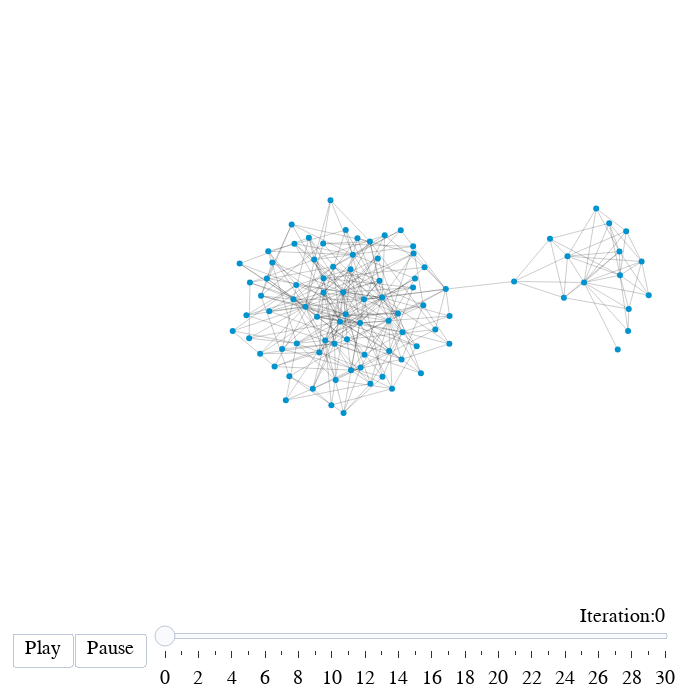

Notebook code for this chart:
### Code cell
_layout: Any = layout.copy()
no_col = 'rgba(0, 0, 0, 0)'
axis_desc: dict = dict(
    linecolor=no_col, gridcolor=no_col, zerolinecolor=no_col, zerolinewidth=0,
    visible=False, range=(-1.1, 1.1), autorange=False,
)

_layout.update(dict(
    width=700, height=700,
    xaxis=axis_desc, yaxis=axis_desc,
))

def _plot(G: nx.Graph, pos: dict, groups: Iterable[set]):
    colors = "#0093CD, #FF9447, #90EA85".split(", ")
    glookup = {}
    for i, g in enumerate(groups):
        for v in g:
            glookup[v] = i
    cs = [colors[glookup[v]] for v in G.nodes]
    n_plot = go.Scatter(
            x=[x for i, (x, y) in enumerate(pos.values())],
            y=[y for i, (x, y) in enumerate(pos.values())],
            mode="markers", showlegend=False,
            marker=dict(
                color=cs,
            )
        )

    edges = []
    for a, b in G.edges:
        edges += [(pos[a]), (pos[b]), (None, None)]
    e_plot = go.Scatter(
        x=[x for x, y in edges], y=[y for x, y in edges],
        mode="lines", showlegend=False,
        line=dict(width=1, color="rgba(0, 0, 0, 0.2)"),
    )
    plots = (e_plot, n_plot)
    return plots

frames = []
sliders_dict = {
    "active": 0,
    "yanchor": "top",
    "xanchor": "left",
    "currentvalue": {
        "font": {"size": 20},
        "prefix": "Iteration:",
        "visible": True,
        "xanchor": "right"
    },
    "transition": {"duration": 0, "easing": "cubic-in-out"},
    "pad": {"b": 10, "t": 50},
    "len": 0.9,
    "x": 0.1,
    "y": 0,
    "steps": []
}
for i, clusters in enumerate(iterations):
    slider_step = {
        "args": [
            [i],
            {"frame": {"duration": 100, "redraw": False},
            "mode": "immediate",
            "transition": {"duration": 0}}
        ],
        "label": i,
        "method": "animate"
    }
    sliders_dict["steps"].append(slider_step)
    frames.append(go.Frame(data=_plot(G, pos, clusters), name=str(i)))

fig = go.Figure(
    data=_plot(G, pos, iterations[0]),
    layout=go.Layout(
        updatemenus=[
            {
                "buttons": [
                    {
                        "args": [None, {"frame": {"duration": 100, "redraw": False},
                                        "fromcurrent": True, "transition": {"duration": 100,
                                                                            "easing": "quadratic-in-out"}}],
                        "label": "Play",
                        "method": "animate"
                    },
                    {
                        "args": [[None], {"frame": {"duration": 0, "redraw": False},
                                        "mode": "immediate",
                                        "transition": {"duration": 0}}],
                        "label": "Pause",
                        "method": "animate"
                    }
                ],
                "direction": "left",
                "pad": {"r": 10, "t": 87},
                "showactive": False,
                "type": "buttons",
                "x": 0.1,
                "xanchor": "right",
                "y": 0,
                "yanchor": "top"
            }
        ],
        sliders = [sliders_dict],
        **_layout
    ),
    frames=frames,
)

fig.show()

### Figure 1 — Plotly figure (JSON) as saved in the notebook; plotly's stock layout.template omitted (floating-point values rounded to 4 significant figures; data arrays with more than 128 entries replaced by an {"elided": "..."} marker saying what was removed)
{"data": [{"line": {"color": "rgba(0, 0, 0, 0.2)", "width": 1}, "mode": "lines", "showlegend": false, "type": "scatter", "x": {"elided": "987 float values"}, "y": {"elided": "987 float values"}}, {"marker": {"color": ["#0093CD", "#0093CD", "#0093CD", "#0093CD", "#0093CD", "#0093CD", "#0093CD", "#0093CD", "#0093CD", "#0093CD", "#0093CD", "#0093CD", "#0093CD", "#0093CD", "#0093CD", "#0093CD", "#0093CD", "#0093CD", "#0093CD", "#0093CD", "#0093CD", "#0093CD", "#0093CD", "#0093CD", "#0093CD", "#0093CD", "#0093CD", "#0093CD", "#0093CD", "#0093CD", "#0093CD", "#0093CD", "#0093CD", "#0093CD", "#0093CD", "#0093CD", "#0093CD", "#0093CD", "#0093CD", "#0093CD", "#0093CD", "#0093CD", "#0093CD", "#0093CD", "#0093CD", "#0093CD", "#0093CD", "#0093CD", "#0093CD", "#0093CD", "#0093CD", "#0093CD", "#0093CD", "#0093CD", "#0093CD", "#0093CD", "#0093CD", "#0093CD", "#0093CD", "#0093CD", "#0093CD", "#0093CD", "#0093CD", "#0093CD", "#0093CD", "#0093CD", "#0093CD", "#0093CD", "#0093CD", "#0093CD", "#0093CD", "#0093CD", "#0093CD", "#0093CD", "#0093CD", "#0093CD", "#0093CD", "#0093CD", "#0093CD", "#0093CD", "#0093CD", "#0093CD", "#0093CD", "#0093CD", "#0093CD", "#0093CD", "#0093CD", "#0093CD", "#0093CD", "#0093CD"]}, "mode": "markers", "showlegend": false, "type": "scatter", "x": [0.7538, 0.973, 0.8885, 0.882, 0.9214, 0.8906, 1, 0.6908, 0.924, 0.8494, 0.6769, 0.9141, 0.4875, 0.8, 0.6241, 0.2278, -0.1536, -0.3068, -0.05936, -0.08368, -0.4327, -0.1629, -0.0142, -0.2315, -0.3526, 0.01026, -0.2624, 0.04538, 0.1168, 0.05907, -0.1262, -0.2377, -0.005058, -0.5179, -0.2079, -0.09896, -0.175, -0.1349, -0.2735, -0.5571, -0.5313, -0.4756, -0.479, -0.4443, -0.08172, -0.2392, -0.521, -0.4482, -0.1087, -0.5835, -0.1915, -0.4533, -0.1332, 0.06271, -0.1961, -0.1615, -0.3812, -0.2936, -0.02482, -0.2377, -0.3394, 0.1031, -0.1532, -0.01353, 0.01212, -0.1486, -0.06126, 0.1052, -0.3486, -0.0966, 0.05624, -0.03123, -0.3953, -0.3416, 0.2421, -0.2539, 0.1104, 0.2412, -0.2786, -0.2012, 0.02296, 0.133, 0.142, 0.1034, -0.4241, -0.2112, -0.3678, -0.3591, 0.1467, 0.1877], "y": [0.09274, 0.1878, 0.2326, -0.2108, -0.1267, 0.1254, 0.03534, 0.2119, -0.02732, 0.3607, 0.024, 0.3253, 0.09785, 0.4275, 0.2905, 0.06297, -0.05125, -0.0167, -0.3652, 0.01684, 0.1837, 0.04886, 0.02439, -0.1692, 0.01673, -0.07996, -0.06252, -0.04772, -0.1957, -0.2552, 0.2186, 0.04728, 0.3062, 0.09246, -0.4623, -0.09067, -0.08464, 0.1526, 0.1964, 0.1783, -0.0551, 0.03257, -0.2298, -0.03694, -0.2341, 0.2691, -0.1592, 0.2342, 0.293, -0.1263, -0.3488, 0.1114, -0.3042, -0.132, -0.1839, -0.4979, -0.44, 0.2957, 0.101, 0.1118, -0.1829, 0.06975, 0.3302, -0.3344, -0.2171, -0.1642, 0.2778, 0.2238, 0.2687, -0.2925, 0.3297, 0.2013, -0.208, 0.08135, -0.05891, -0.2237, 0.1108, -0.1843, -0.3877, 0.1645, -0.3877, -0.318, -0.01064, 0.2566, -0.2877, 0.4652, -0.3313, 0.3559, 0.1617, -0.1201]}], "layout": {"autosize": true, "font": {"color": "black", "family": "Times New Roman", "size": 20}, "height": 700, "margin": {"b": 60, "l": 60, "pad": 5, "r": 25, "t": 60}, "plot_bgcolor": "white", "sliders": [{"active": 0, "currentvalue": {"font": {"size": 20}, "prefix": "Iteration:", "visible": true, "xanchor": "right"}, "len": 0.9, "pad": {"b": 10, "t": 50}, "steps": [{"args": [[0], {"frame": {"duration": 100, "redraw": false}, "mode": "immediate", "transition": {"duration": 0}}], "label": "0", "method": "animate"}, {"args": [[1], {"frame": {"duration": 100, "redraw": false}, "mode": "immediate", "transition": {"duration": 0}}], "label": "1", "method": "animate"}, {"args": [[2], {"frame": {"duration": 100, "redraw": false}, "mode": "immediate", "transition": {"duration": 0}}], "label": "2", "method": "animate"}, {"args": [[3], {"frame": {"duration": 100, "redraw": false}, "mode": "immediate", "transition": {"duration": 0}}], "label": "3", "method": "animate"}, {"args": [[4], {"frame": {"duration": 100, "redraw": false}, "mode": "immediate", "transition": {"duration": 0}}], "label": "4", "method": "animate"}, {"args": [[5], {"frame": {"duration": 100, "redraw": false}, "mode": "immediate", "transition": {"duration": 0}}], "label": "5", "method": "animate"}, {"args": [[6], {"frame": {"duration": 100, "redraw": false}, "mode": "immediate", "transition": {"duration": 0}}], "label": "6", "method": "animate"}, {"args": [[7], {"frame": {"duration": 100, "redraw": false}, "mode": "immediate", "transition": {"duration": 0}}], "label": "7", "method": "animate"}, {"args": [[8], {"frame": {"duration": 100, "redraw": false}, "mode": "immediate", "transition": {"duration": 0}}], "label": "8", "method": "animate"}, {"args": [[9], {"frame": {"duration": 100, "redraw": false}, "mode": "immediate", "transition": {"duration": 0}}], "label": "9", "method": "animate"}, {"args": [[10], {"frame": {"duration": 100, "redraw": false}, "mode": "immediate", "transition": {"duration": 0}}], "label": "10", "method": "animate"}, {"args": [[11], {"frame": {"duration": 100, "redraw": false}, "mode": "immediate", "transition": {"duration": 0}}], "label": "11", "method": "animate"}, {"args": [[12], {"frame": {"duration": 100, "redraw": false}, "mode": "immediate", "transition": {"duration": 0}}], "label": "12", "method": "animate"}, {"args": [[13], {"frame": {"duration": 100, "redraw": false}, "mode": "immediate", "transition": {"duration": 0}}], "label": "13", "method": "animate"}, {"args": [[14], {"frame": {"duration": 100, "redraw": false}, "mode": "immediate", "transition": {"duration": 0}}], "label": "14", "method": "animate"}, {"args": [[15], {"frame": {"duration": 100, "redraw": false}, "mode": "immediate", "transition": {"duration": 0}}], "label": "15", "method": "animate"}, {"args": [[16], {"frame": {"duration": 100, "redraw": false}, "mode": "immediate", "transition": {"duration": 0}}], "label": "16", "method": "animate"}, {"args": [[17], {"frame": {"duration": 100, "redraw": false}, "mode": "immediate", "transition": {"duration": 0}}], "label": "17", "method": "animate"}, {"args": [[18], {"frame": {"duration": 100, "redraw": false}, "mode": "immediate", "transition": {"duration": 0}}], "label": "18", "method": "animate"}, {"args": [[19], {"frame": {"duration": 100, "redraw": false}, "mode": "immediate", "transition": {"duration": 0}}], "label": "19", "method": "animate"}, {"args": [[20], {"frame": {"duration": 100, "redraw": false}, "mode": "immediate", "transition": {"duration": 0}}], "label": "20", "method": "animate"}, {"args": [[21], {"frame": {"duration": 100, "redraw": false}, "mode": "immediate", "transition": {"duration": 0}}], "label": "21", "method": "animate"}, {"args": [[22], {"frame": {"duration": 100, "redraw": false}, "mode": "immediate", "transition": {"duration": 0}}], "label": "22", "method": "animate"}, {"args": [[23], {"frame": {"duration": 100, "redraw": false}, "mode": "immediate", "transition": {"duration": 0}}], "label": "23", "method": "animate"}, {"args": [[24], {"frame": {"duration": 100, "redraw": false}, "mode": "immediate", "transition": {"duration": 0}}], "label": "24", "method": "animate"}, {"args": [[25], {"frame": {"duration": 100, "redraw": false}, "mode": "immediate", "transition": {"duration": 0}}], "label": "25", "method": "animate"}, {"args": [[26], {"frame": {"duration": 100, "redraw": false}, "mode": "immediate", "transition": {"duration": 0}}], "label": "26", "method": "animate"}, {"args": [[27], {"frame": {"duration": 100, "redraw": false}, "mode": "immediate", "transition": {"duration": 0}}], "label": "27", "method": "animate"}, {"args": [[28], {"frame": {"duration": 100, "redraw": false}, "mode": "immediate", "transition": {"duration": 0}}], "label": "28", "method": "animate"}, {"args": [[29], {"frame": {"duration": 100, "redraw": false}, "mode": "immediate", "transition": {"duration": 0}}], "label": "29", "method": "animate"}, {"args": [[30], {"frame": {"duration": 100, "redraw": false}, "mode": "immediate", "transition": {"duration": 0}}], "label": "30", "method": "animate"}], "transition": {"duration": 0, "easing": "cubic-in-out"}, "x": 0.1, "xanchor": "left", "y": 0, "yanchor": "top"}], "updatemenus": [{"buttons": [{"args": [null, {"frame": {"duration": 100, "redraw": false}, "fromcurrent": true, "transition": {"duration": 100, "easing": "quadratic-in-out"}}], "label": "Play", "method": "animate"}, {"args": [[null], {"frame": {"duration": 0, "redraw": false}, "mode": "immediate", "transition": {"duration": 0}}], "label": "Pause", "method": "animate"}], "direction": "left", "pad": {"r": 10, "t": 87}, "showactive": false, "type": "buttons", "x": 0.1, "xanchor": "right", "y": 0, "yanchor": "top"}], "width": 700, "xaxis": {"autorange": false, "gridcolor": "rgba(0, 0, 0, 0)", "linecolor": "rgba(0, 0, 0, 0)", "range": [-1.1, 1.1], "visible": false, "zerolinecolor": "rgba(0, 0, 0, 0)", "zerolinewidth": 0}, "yaxis": {"autorange": false, "gridcolor": "rgba(0, 0, 0, 0)", "linecolor": "rgba(0, 0, 0, 0)", "range": [-1.1, 1.1], "visible": false, "zerolinecolor": "rgba(0, 0, 0, 0)", "zerolinewidth": 0}}}
